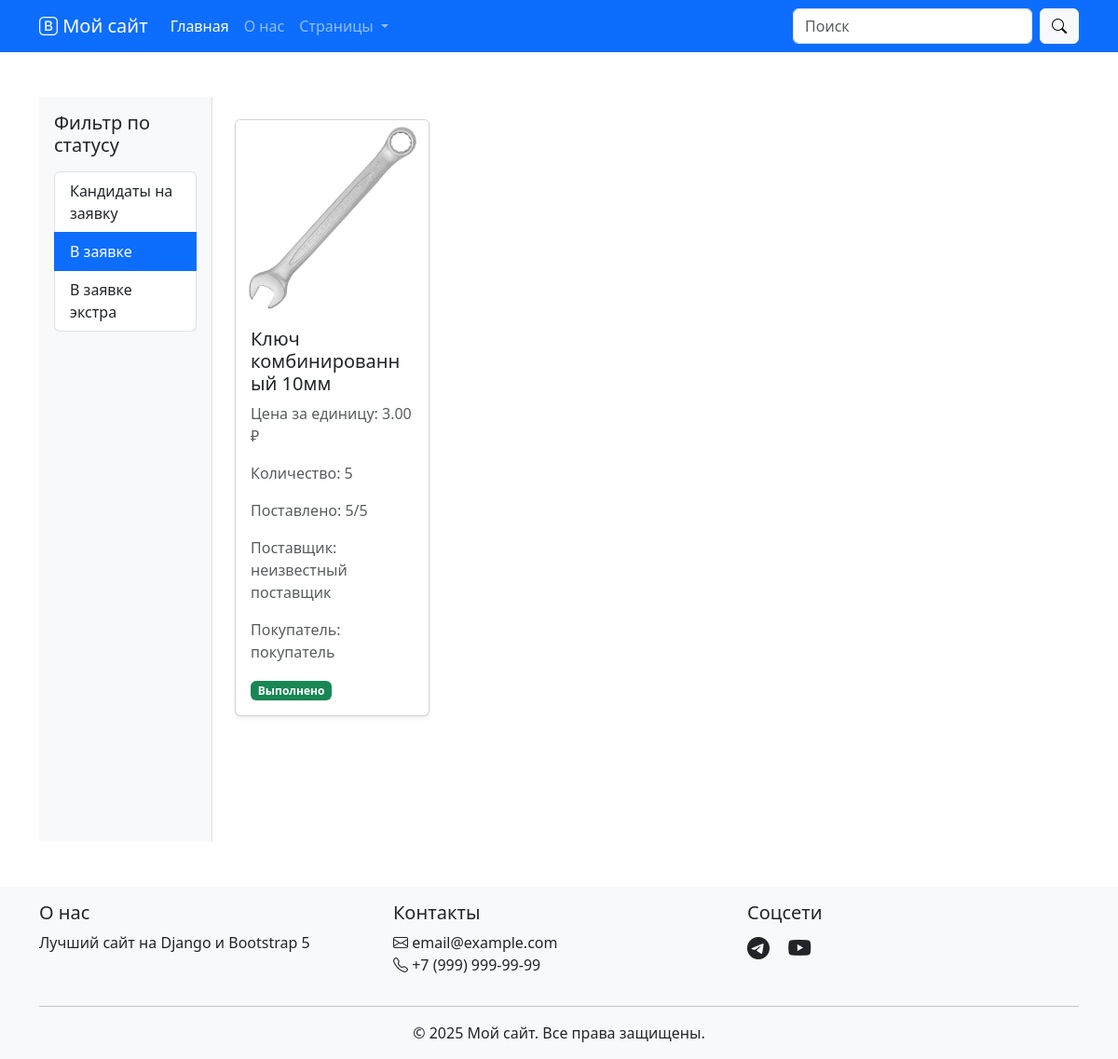
Before: /request/?status=in_request with the older database file.
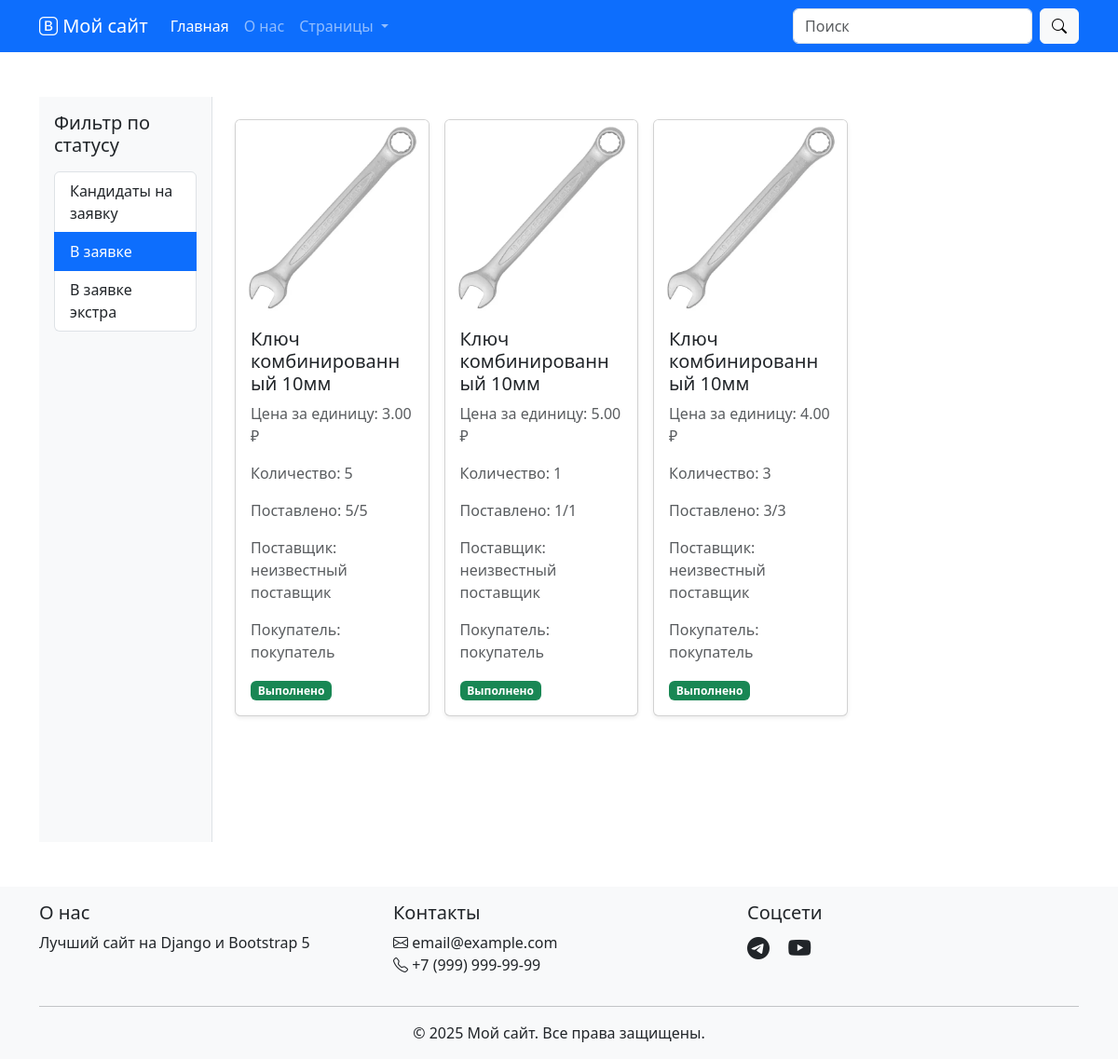
After: the same page with the newer database file.
### request/models.py (models this page shows, shortened)
class RequestItem(models.Model):
    request = models.ForeignKey(Request, on_delete=models.CASCADE, related_name='items', verbose_name=_('Заявка'))
    delivered_quantity = models.PositiveIntegerField(_('Поставлено'), default=0, help_text=_('Количество уже поставленных единиц'))
    is_completed = models.BooleanField(_('Выполнено'), default=False, help_text=_('Заявка полностью выполнена'))
    product = models.ForeignKey(Product, on_delete=models.PROTECT, related_name='request_items', verbose_name=_('Товар'))
    quantity = models.PositiveIntegerField(_('Количество'), default=1)
    price_per_unit = models.DecimalField(_('Цена за единицу'), max_digits=10, decimal_places=2, default=0)
    supplier = models.CharField(_('Поставщик'), max_length=255, default='неизвестный поставщик')
    customer = models.CharField(_('Покупатель'), max_length=255, default='покупатель')
    @property
    def delivery_progress(self):
        return f"{self.delivered_quantity}/{self.quantity}"

### goods/models.py (models this page shows, shortened)
class Product(models.Model):
    code = models.CharField(
        max_length=100,
        unique=True,
        verbose_name='Код товара'
    )
    name = models.CharField(
        max_length=255,
        verbose_name='Название товара'
    )
    description = models.TextField(
        verbose_name='Описание товара',
        blank=True,
        null=True
    )
    category = models.ForeignKey(
        Category,
        on_delete=models.SET_NULL,
        related_name='products',
        verbose_name='Категория',
        blank=True,
        null=True
    )
    created_at = models.DateTimeField(
        default=timezone.now,
        verbose_name='Дата создания'
    )
    updated_at = models.DateTimeField(
        auto_now=True,
        verbose_name='Дата последнего обновления'
    )
    class Meta:
        app_label = 'goods'
        verbose_name = 'Товар'
        verbose_name_plural = 'Товары'
        ordering = ['name']
    @property
    def main_image(self):
        return self.product_images.filter(is_main=True).first()

### files/models.py (models this page shows, shortened)
class ProductImage(models.Model):
    product = models.ForeignKey(
        'goods.Product',
        on_delete=models.CASCADE,
        related_name='product_images',
        verbose_name='Товар'
    )
    image = models.ImageField(
        upload_to=product_image_upload_path,
        verbose_name='Изображение'
    )
    code = models.CharField(
        max_length=100,
        verbose_name='Код изображения',
        help_text='Должен совпадать с кодом товара'
    )
    is_main = models.BooleanField(
        default=False,
        verbose_name='Главное изображение'
    )
    created_at = models.DateTimeField(
        auto_now_add=True,
        verbose_name='Дата создания'
    )
    class Meta:
        app_label = 'files'
        verbose_name = 'Изображение товара'
        verbose_name_plural = 'Изображения товаров'
        ordering = ['-is_main', 'created_at']

### request/views.py (the view)
# urls.py: path('', views.requests_view, name='requests_list'),
def requests_view(request):
    status = request.GET.get('status', 'candidate')  # по умолчанию показываем кандидатов
    items = RequestItem.objects.filter(request__status=status).select_related('product', 'request')
    context = {
        'request_items': items,
        'status': status,
    }
    return render(request, 'store/requests.html', context)

### store/templates/store/requests.html (shortened to what this page needs)
{% extends 'store/base.html' %}
{% load static %}
{% block content %}
<div class="container-fluid">
    <div class="row">
        <aside class="col-md-3 col-lg-2 bg-light p-3 border-end vh-100">
            <h5 class="mb-3">Фильтр по статусу</h5>
            <div class="list-group">
                <a href="{% url 'request:requests_list' %}?status=candidate" class="list-group-item list-group-item-action {% if status == 'candidate' %}active{% endif %}">
                    Кандидаты на заявку
                </a>
                <a href="{% url 'request:requests_list' %}?status=in_request" class="list-group-item list-group-item-action {% if status == 'in_request' %}active{% endif %}">
                    В заявке
                </a>
                <a href="{% url 'request:requests_list' %}?status=extra" class="list-group-item list-group-item-action {% if status == 'extra' %}active{% endif %}">
                    В заявке экстра
                </a>
            </div>
        </aside>
        <main class="col-md-9 col-lg-10 p-4">
            <div class="row g-3" id="request-list">
                {% for item in request_items %}
                <div class="col-md-4 col-lg-3" id="request-item-{{ item.id }}">
                    <div class="card h-100 shadow-sm">
                        {% if item.product.main_image %}
                            <img src="{{ item.product.main_image.image.url }}" class="card-img-top" alt="{{ item.product.name }}">
                        {% else %}
                            <img src="{% static 'images/no-image.png' %}" class="card-img-top" alt="{{ item.product.name }}">
                        {% endif %}
                        <div class="card-body">
                            <h5 class="card-title">{{ item.product.name }}</h5>
                            <p class="card-text text-muted">Цена за единицу: {{ item.price_per_unit }} ₽</p>
                            <p class="card-text text-muted">Количество: {{ item.quantity }}</p>
                            <p class="card-text text-muted">Поставлено: {{ item.delivery_progress }}</p>
                            <p class="card-text text-muted">Поставщик: {{ item.supplier }}</p>
                            <p class="card-text text-muted">Покупатель: {{ item.customer }}</p>
                            <span class="badge {% if item.is_completed %}bg-success{% else %}bg-secondary{% endif %}">
                                {% if item.is_completed %}Выполнено{% else %}Не выполнено{% endif %}
                            </span>
                        </div>
                    </div>
                </div>
                {% empty %}
                <div class="col-12">
                    <div class="alert alert-warning">Нет заявок с выбранным статусом</div>
                </div>
                {% endfor %}
            </div>
        </main>
    </div>
</div>
{% endblock %}

Changed rows visible on the page:
added RequestItem: product.main_image.image (picture), product.name "Ключ комбинированный 10мм", price_per_unit "5.00", quantity "1", delivery_progress "1/1", supplier "неизвестный поставщик", customer "покупатель", is_completed "Выполнено"
added RequestItem: product.main_image.image (picture), product.name "Ключ комбинированный 10мм", price_per_unit "4.00", quantity "3", delivery_progress "3/3", supplier "неизвестный поставщик", customer "покупатель", is_completed "Выполнено"
